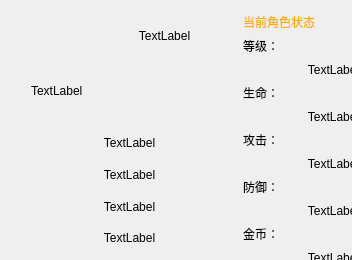
<?xml version="1.0" encoding="UTF-8"?>
<ui version="4.0">
 <class>store</class>
 <widget class="QWidget" name="store">
  <property name="geometry">
   <rect>
    <x>0</x>
    <y>0</y>
    <width>352</width>
    <height>260</height>
   </rect>
  </property>
  <property name="windowTitle">
   <string>Form</string>
  </property>
  <widget class="QWidget" name="verticalLayoutWidget_2">
   <property name="geometry">
    <rect>
     <x>99</x>
     <y>10</y>
     <width>131</width>
     <height>51</height>
    </rect>
   </property>
   <layout class="QVBoxLayout" name="verticalLayout_2">
    <item>
     <widget class="QLabel" name="god">
      <property name="text">
       <string>TextLabel</string>
      </property>
      <property name="alignment">
       <set>Qt::AlignCenter</set>
      </property>
     </widget>
    </item>
   </layout>
  </widget>
  <widget class="QWidget" name="verticalLayoutWidget">
   <property name="geometry">
    <rect>
     <x>29</x>
     <y>130</y>
     <width>201</width>
     <height>121</height>
    </rect>
   </property>
   <layout class="QVBoxLayout" name="verticalLayout">
    <item>
     <widget class="QLabel" name="hp_plus">
      <property name="text">
       <string>TextLabel</string>
      </property>
      <property name="alignment">
       <set>Qt::AlignCenter</set>
      </property>
     </widget>
    </item>
    <item>
     <widget class="QLabel" name="at_plus">
      <property name="text">
       <string>TextLabel</string>
      </property>
      <property name="alignment">
       <set>Qt::AlignCenter</set>
      </property>
     </widget>
    </item>
    <item>
     <widget class="QLabel" name="df_plus">
      <property name="text">
       <string>TextLabel</string>
      </property>
      <property name="alignment">
       <set>Qt::AlignCenter</set>
      </property>
     </widget>
    </item>
    <item>
     <widget class="QLabel" name="exit">
      <property name="text">
       <string>TextLabel</string>
      </property>
      <property name="alignment">
       <set>Qt::AlignCenter</set>
      </property>
     </widget>
    </item>
   </layout>
  </widget>
  <widget class="QWidget" name="verticalLayoutWidget_3">
   <property name="geometry">
    <rect>
     <x>240</x>
     <y>10</y>
     <width>184</width>
     <height>264</height>
    </rect>
   </property>
   <layout class="QVBoxLayout" name="verticalLayout_3">
    <property name="leftMargin">
     <number>3</number>
    </property>
    <property name="topMargin">
     <number>3</number>
    </property>
    <property name="rightMargin">
     <number>0</number>
    </property>
    <property name="bottomMargin">
     <number>7</number>
    </property>
    <item>
     <widget class="QLabel" name="label_1">
      <property name="styleSheet">
       <string notr="true">font: 75 9pt &quot;Agency FB&quot;;
color: rgb(255, 170, 0);</string>
      </property>
      <property name="text">
       <string>&lt;html&gt;&lt;head/&gt;&lt;body&gt;&lt;p&gt;&lt;span style=&quot; color:#ffaa00;&quot;&gt;当前角色状态&lt;/span&gt;&lt;/p&gt;&lt;/body&gt;&lt;/html&gt;</string>
      </property>
     </widget>
    </item>
    <item>
     <widget class="QLabel" name="label_2">
      <property name="text">
       <string>等级：</string>
      </property>
     </widget>
    </item>
    <item>
     <widget class="QLabel" name="my_lv">
      <property name="text">
       <string>TextLabel</string>
      </property>
      <property name="alignment">
       <set>Qt::AlignCenter</set>
      </property>
     </widget>
    </item>
    <item>
     <widget class="QLabel" name="label_3">
      <property name="text">
       <string>生命：</string>
      </property>
     </widget>
    </item>
    <item>
     <widget class="QLabel" name="my_hp">
      <property name="text">
       <string>TextLabel</string>
      </property>
      <property name="alignment">
       <set>Qt::AlignCenter</set>
      </property>
     </widget>
    </item>
    <item>
     <widget class="QLabel" name="label_4">
      <property name="text">
       <string>攻击：</string>
      </property>
     </widget>
    </item>
    <item>
     <widget class="QLabel" name="my_at">
      <property name="text">
       <string>TextLabel</string>
      </property>
      <property name="alignment">
       <set>Qt::AlignCenter</set>
      </property>
     </widget>
    </item>
    <item>
     <widget class="QLabel" name="label_5">
      <property name="text">
       <string>防御：</string>
      </property>
     </widget>
    </item>
    <item>
     <widget class="QLabel" name="my_df">
      <property name="text">
       <string>TextLabel</string>
      </property>
      <property name="alignment">
       <set>Qt::AlignCenter</set>
      </property>
     </widget>
    </item>
    <item>
     <widget class="QLabel" name="label_6">
      <property name="text">
       <string>金币：</string>
      </property>
     </widget>
    </item>
    <item>
     <widget class="QLabel" name="my_gold">
      <property name="text">
       <string>TextLabel</string>
      </property>
      <property name="alignment">
       <set>Qt::AlignCenter</set>
      </property>
     </widget>
    </item>
   </layout>
  </widget>
  <widget class="QLabel" name="store_message">
   <property name="geometry">
    <rect>
     <x>31</x>
     <y>61</y>
     <width>200</width>
     <height>60</height>
    </rect>
   </property>
   <property name="minimumSize">
    <size>
     <width>200</width>
     <height>60</height>
    </size>
   </property>
   <property name="maximumSize">
    <size>
     <width>200</width>
     <height>60</height>
    </size>
   </property>
   <property name="baseSize">
    <size>
     <width>0</width>
     <height>0</height>
    </size>
   </property>
   <property name="text">
    <string>TextLabel</string>
   </property>
   <property name="wordWrap">
    <bool>true</bool>
   </property>
  </widget>
 </widget>
 <resources/>
 <connections/>
</ui>
